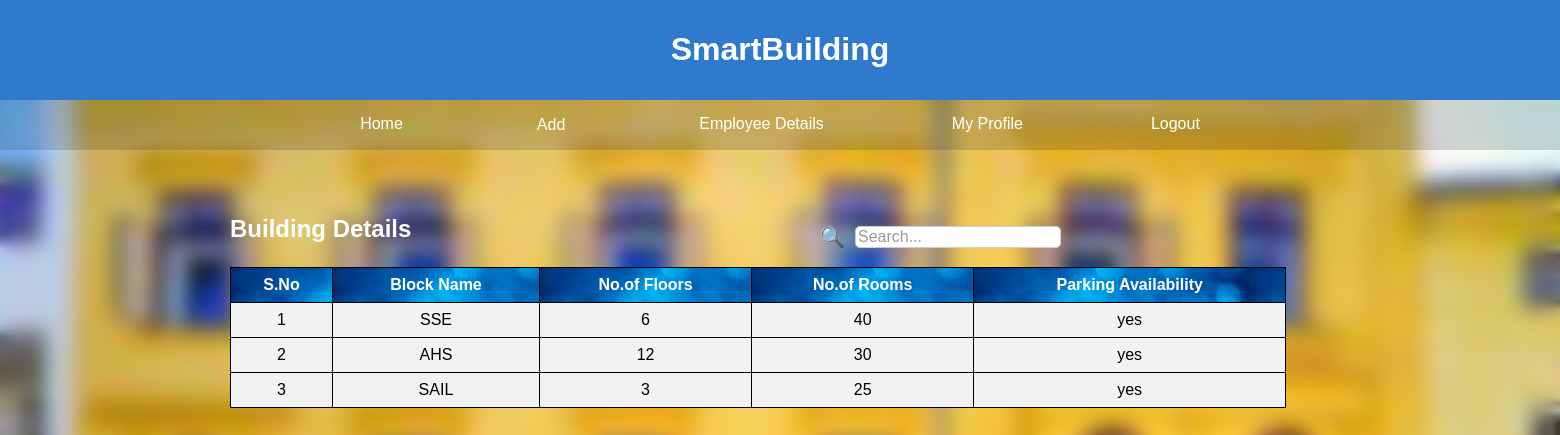
/facade.php, run on the app's committed database.
### tables this page shows
CREATE TABLE `add_block` (
  `id` int(11) NOT NULL,
  `floor` int(11) NOT NULL,
  `blockname` text NOT NULL,
  `rooms` varchar(255) NOT NULL,
  `parking` text NOT NULL
);

### facade.php (the view, shortened to what this page needs)
<?php
$conn = mysqli_connect("localhost", "root", "", "building_management");
$sql = "SELECT * FROM add_block" ;
$result = mysqli_query($conn, $sql);
?>
<!DOCTYPE html>
<html lang="en">
<head>
</head>
<body class="blur-background">
<header>
        <h1>SmartBuilding
        </h1>
    </header>
    <nav>
        <ul>
        <li>
                <a href="dashboard.php">Home</a>
            </li>
            <li>
                <div class="dropdown">
                    <button class="dropbtn">Add</button>
                </div>
            </li>
            <li>
                <a href="emp.php">Employee Details</a>
            </li>
            <li>
                <a href="profile.php">My Profile</a>
            </li>
            <li>
                <a href="login.php">Logout</a>
            </li>
        </ul>
    </nav>
    <main>
    <div class="search-bar">
            <span class="search-icon">&#128269;</span>
            <input type="text" id="search-input" class="search-input" placeholder="Search..." oninput="searchTable()">
        </div>
    <main>
        <div class="employee-table">
            <h3>Building Details</h3>
            <table>
                <thead>
                    <tr>
                        <th>S.No</th>
                        <th>Block Name</th>
                        <th>No.of Floors</th>
                        <th>No.of Rooms</th>
                        <th>Parking Availability</th>
                    </tr>
                </thead>
                <tbody>
                    <?php
                    while ($row = mysqli_fetch_assoc($result)) {
                        echo "<tr>";
                        echo "<td>" . $row['id'] . "</td>";
                        echo "<td>" . $row['blockname'] . "</td>";
                        echo "<td>" . $row['floor'] . "</td>";
                        echo "<td>" . $row['rooms'] . "</td>";
                        echo "<td>" . $row['parking'] . "</td>";
                        echo "</tr>";
                    }
                    ?>
                </tbody>
            </table>
        </div>
    </main>
</body>
</html>

### facade.php (style rules this page uses)
body { font-family: Arial, sans-serif; margin: 0; padding: 0; background: url(images/b9.jpeg); background-repeat: no-repeat; background-size: cover; background-position: center; height: 800px; overflow-x: hidden; }
.blur-background { backdrop-filter: blur(10px); }
header { background-color: #307ace; color: white; padding: 10px; text-align: center; }
nav { background-color: #3333; color: black; display: flex; justify-content: center; align-items: center; height: 50px; }
.dropdown { position: relative; display: inline-block; }
.dropbtn { background-color: transparent; border: none; color: white; font-size: 16px; text-align: center; cursor: pointer; }
nav ul { list-style: none; display: flex; margin: 0; padding: 0; }
.search-bar { margin-left: 820px; margin-top: 20px; width: 100%; position: fixed; display: flex; align-items: center; }
.search-icon { font-size: 20px; margin-right: 10px; color: #333; }
.search-input { border: 1px solid #ccc; border-radius: 5px; font-size: 16px; width: 200px; outline: none; }
.search-input::placeholder { color: #999; }
nav li { margin: 0px 64px; }
nav a { text-decoration: none; color: white; }
.employee-table { margin-top: 20px; padding: 10px; border-radius: 5px; margin-left: 220px; margin-top: 55px; }
.employee-table h3 { margin-top: 0; font-size: 24px; color:white; }
.employee-table table { width: 80%; border-collapse: collapse; background-color: #f2f2f2; }
.employee-table th, .employee-table td { border: 1px solid black; padding: 8px; text-align: center; }
.employee-table th { color:white; background: url(images/ads.jpeg); }

### data on the page
add_block: id "1", blockname "SSE", floor "6", rooms "40", parking "yes"
add_block: id "2", blockname "AHS", floor "12", rooms "30", parking "yes"
add_block: id "3", blockname "SAIL", floor "3", rooms "25", parking "yes"
